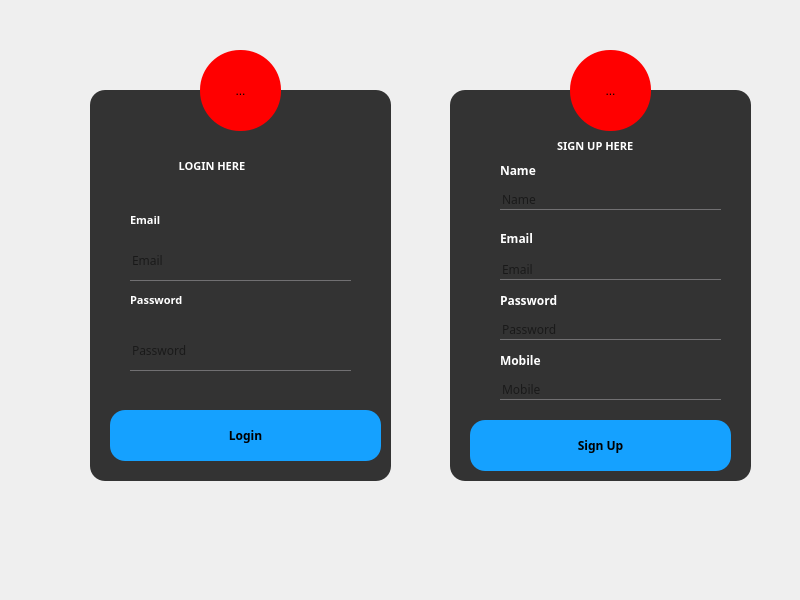
    <widget class="QWidget" name="login">
     <property name="minimumSize">
      <size>
       <width>800</width>
       <height>600</height>
      </size>
     </property>
     <property name="styleSheet">
      <string notr="true">background-image: url(:/new/prefix1/Pic/hotelpic.jpg);</string>
     </property>
     <widget class="QFrame" name="frame">
      <property name="geometry">
       <rect>
        <x>90</x>
        <y>90</y>
        <width>301</width>
        <height>391</height>
       </rect>
      </property>
      <property name="styleSheet">
       <string notr="true">*{
font-family:century gothic
}
QFrame{
background:#333;
border-radius:15px;
}</string>
      </property>
      <property name="frameShape">
       <enum>QFrame::StyledPanel</enum>
      </property>
      <property name="frameShadow">
       <enum>QFrame::Raised</enum>
      </property>
      <property name="midLineWidth">
       <number>0</number>
      </property>
      <widget class="QLabel" name="label">
       <property name="geometry">
        <rect>
         <x>80</x>
         <y>60</y>
         <width>121</width>
         <height>31</height>
        </rect>
       </property>
       <property name="font">
        <font>
         <family>century gothic</family>
         <pointsize>8</pointsize>
         <weight>75</weight>
         <bold>true</bold>
        </font>
       </property>
       <property name="styleSheet">
        <string notr="true">QLabel
{
color:white;
background:transparent;
}</string>
       </property>
       <property name="text">
        <string>   LOGIN HERE</string>
       </property>
      </widget>
      <widget class="QLineEdit" name="login_email_input">
       <property name="geometry">
        <rect>
         <x>40</x>
         <y>150</y>
         <width>221</width>
         <height>41</height>
        </rect>
       </property>
       <property name="styleSheet">
        <string notr="true">QLineEdit
{
background:transparent;
border:none;
colour:#717072;
border-bottom:1px solid #717072;
}</string>
       </property>
       <property name="placeholderText">
        <string>Email</string>
       </property>
      </widget>
      <widget class="QLineEdit" name="login_password_input">
       <property name="geometry">
        <rect>
         <x>40</x>
         <y>240</y>
         <width>221</width>
         <height>41</height>
        </rect>
       </property>
       <property name="styleSheet">
        <string notr="true">QLineEdit
{
background:transparent;
border:none;
colour:#717072;
border-bottom:1px solid #717072;
}</string>
       </property>
       <property name="echoMode">
        <enum>QLineEdit::Password</enum>
       </property>
       <property name="placeholderText">
        <string>Password</string>
       </property>
      </widget>
      <widget class="QLabel" name="label_2">
       <property name="geometry">
        <rect>
         <x>40</x>
         <y>200</y>
         <width>151</width>
         <height>20</height>
        </rect>
       </property>
       <property name="font">
        <font>
         <family>century gothic</family>
         <pointsize>8</pointsize>
         <weight>75</weight>
         <bold>true</bold>
        </font>
       </property>
       <property name="styleSheet">
        <string notr="true">QLabel
{
color:white;
background:transparent;
}</string>
       </property>
       <property name="text">
        <string>Password</string>
       </property>
      </widget>
      <widget class="QLabel" name="label_26">
       <property name="geometry">
        <rect>
         <x>40</x>
         <y>120</y>
         <width>151</width>
         <height>20</height>
        </rect>
       </property>
       <property name="font">
        <font>
         <family>century gothic</family>
         <pointsize>8</pointsize>
         <weight>75</weight>
         <bold>true</bold>
        </font>
       </property>
       <property name="styleSheet">
        <string notr="true">QLabel
{
color:white;
background:transparent;
}</string>
       </property>
       <property name="text">
        <string>Email</string>
       </property>
      </widget>
      <widget class="QPushButton" name="login_2">
       <property name="geometry">
        <rect>
         <x>20</x>
         <y>320</y>
         <width>271</width>
         <height>51</height>
        </rect>
       </property>
       <property name="font">
        <font>
         <family>century gothic</family>
         <weight>75</weight>
         <bold>true</bold>
        </font>
       </property>
       <property name="styleSheet">
        <string notr="true">QPushButton
{
background:red;
border-radius:60px;
}
QPushButton
{
background:#15a1ff;
border-radius:15px;
}
QPushButton:hover
{
border-radius:15px;
background:blue;
}</string>
       </property>
       <property name="text">
        <string>Login</string>
       </property>
       <property name="iconSize">
        <size>
         <width>20</width>
         <height>20</height>
        </size>
       </property>
      </widget>
     </widget>
     <widget class="QToolButton" name="toolButton">
      <property name="geometry">
       <rect>
        <x>200</x>
        <y>50</y>
        <width>81</width>
        <height>81</height>
       </rect>
      </property>
      <property name="styleSheet">
       <string notr="true">QToolButton
{
background:red;
border-radius:40px;
}</string>
      </property>
      <property name="text">
       <string>...</string>
      </property>
      <property name="icon">
       <iconset resource="pic.qrc">
        <normaloff>:/new/prefix1/Pic/17241-200.png</normaloff>:/new/prefix1/Pic/17241-200.png</iconset>
      </property>
      <property name="iconSize">
       <size>
        <width>70</width>
        <height>90</height>
       </size>
      </property>
      <property name="autoExclusive">
       <bool>false</bool>
      </property>
     </widget>
     <widget class="QFrame" name="frame_2">
      <property name="geometry">
       <rect>
        <x>450</x>
        <y>90</y>
        <width>301</width>
        <height>391</height>
       </rect>
      </property>
      <property name="styleSheet">
       <string notr="true">*{
font-family:century gothic
}
QFrame{
background:#333;
border-radius:15px;
}</string>
      </property>
      <property name="frameShape">
       <enum>QFrame::StyledPanel</enum>
      </property>
      <property name="frameShadow">
       <enum>QFrame::Raised</enum>
      </property>
      <widget class="QPushButton" name="singup">
       <property name="geometry">
        <rect>
         <x>20</x>
         <y>330</y>
         <width>261</width>
         <height>51</height>
        </rect>
       </property>
       <property name="font">
        <font>
         <family>century gothic</family>
         <weight>75</weight>
         <bold>true</bold>
        </font>
       </property>
       <property name="styleSheet">
        <string notr="true">QPushButton
{
background:red;
border-radius:60px;
}
QPushButton
{
background:#15a1ff;
border-radius:15px;
}
QPushButton:hover
{
border-radius:15px;
background:blue;
}</string>
       </property>
       <property name="text">
        <string>Sign Up</string>
       </property>
      </widget>
      <widget class="QLineEdit" name="signup_name_input">
       <property name="geometry">
        <rect>
         <x>50</x>
         <y>100</y>
         <width>221</width>
         <height>20</height>
        </rect>
       </property>
       <property name="styleSheet">
        <string notr="true">QLineEdit
{
background:transparent;
border:none;
colour:#717072;
border-bottom:1px solid #717072;
}</string>
       </property>
       <property name="placeholderText">
        <string>Name</string>
       </property>
      </widget>
      <widget class="QLineEdit" name="signup_email_input">
       <property name="geometry">
        <rect>
         <x>50</x>
         <y>170</y>
         <width>221</width>
         <height>20</height>
        </rect>
       </property>
       <property name="styleSheet">
        <string notr="true">QLineEdit
{
background:transparent;
border:none;
colour:#717072;
border-bottom:1px solid #717072;
}</string>
       </property>
       <property name="placeholderText">
        <string>Email</string>
       </property>
      </widget>
      <widget class="QLineEdit" name="signup_password_input">
       <property name="geometry">
        <rect>
         <x>50</x>
         <y>230</y>
         <width>221</width>
         <height>20</height>
        </rect>
       </property>
       <property name="styleSheet">
        <string notr="true">QLineEdit
{
background:transparent;
border:none;
colour:#717072;
border-bottom:1px solid #717072;
}</string>
       </property>
       <property name="echoMode">
        <enum>QLineEdit::Password</enum>
       </property>
       <property name="placeholderText">
        <string>Password</string>
       </property>
      </widget>
      <widget class="QLineEdit" name="signup_contect_input">
       <property name="geometry">
        <rect>
         <x>50</x>
         <y>290</y>
         <width>221</width>
         <height>20</height>
        </rect>
       </property>
       <property name="styleSheet">
        <string notr="true">QLineEdit
{
background:transparent;
border:none;
colour:#717072;
border-bottom:1px solid #717072;
}
</string>
       </property>
       <property name="placeholderText">
        <string>Mobile</string>
       </property>
      </widget>
      <widget class="QLabel" name="label_11">
       <property name="geometry">
        <rect>
         <x>50</x>
         <y>260</y>
         <width>161</width>
         <height>21</height>
        </rect>
       </property>
       <property name="font">
        <font>
         <family>century gothic</family>
         <weight>75</weight>
         <bold>true</bold>
        </font>
       </property>
       <property name="styleSheet">
        <string notr="true">QLabel
{
color:white;
background:transparent;
}</string>
       </property>
       <property name="text">
        <string>Mobile </string>
       </property>
      </widget>
      <widget class="QLabel" name="label_5">
       <property name="geometry">
        <rect>
         <x>50</x>
         <y>200</y>
         <width>161</width>
         <height>20</height>
        </rect>
       </property>
       <property name="font">
        <font>
         <family>century gothic</family>
         <weight>75</weight>
         <bold>true</bold>
        </font>
       </property>
       <property name="styleSheet">
        <string notr="true">QLabel
{
color:white;
background:transparent;
}</string>
       </property>
       <property name="text">
        <string>Password </string>
       </property>
      </widget>
      <widget class="QLabel" name="label_4">
       <property name="geometry">
        <rect>
         <x>50</x>
         <y>140</y>
         <width>121</width>
         <height>16</height>
        </rect>
       </property>
       <property name="font">
        <font>
         <family>century gothic</family>
         <weight>75</weight>
         <bold>true</bold>
        </font>
       </property>
       <property name="styleSheet">
        <string notr="true">QLabel
{
color:white;
background:transparent;
}</string>
       </property>
       <property name="text">
        <string>Email  </string>
       </property>
      </widget>
      <widget class="QLabel" name="label_3">
       <property name="geometry">
        <rect>
         <x>50</x>
         <y>70</y>
         <width>121</width>
         <height>20</height>
        </rect>
       </property>
       <property name="font">
        <font>
         <family>century gothic</family>
         <weight>75</weight>
         <bold>true</bold>
        </font>
       </property>
       <property name="styleSheet">
        <string notr="true">QLabel
{
color:white;
background:transparent;
}</string>
       </property>
       <property name="text">
        <string>Name  </string>
       </property>
      </widget>
      <widget class="QLabel" name="label_25">
       <property name="geometry">
        <rect>
         <x>90</x>
         <y>40</y>
         <width>141</width>
         <height>31</height>
        </rect>
       </property>
       <property name="font">
        <font>
         <family>century gothic</family>
         <pointsize>8</pointsize>
         <weight>75</weight>
         <bold>true</bold>
        </font>
       </property>
       <property name="styleSheet">
        <string notr="true">QLabel
{
color:white;
background:transparent;
}</string>
       </property>
       <property name="text">
        <string>      SIGN UP HERE</string>
       </property>
      </widget>
     </widget>
     <widget class="QToolButton" name="toolButton_2">
      <property name="geometry">
       <rect>
        <x>570</x>
        <y>50</y>
        <width>81</width>
        <height>81</height>
       </rect>
      </property>
      <property name="styleSheet">
       <string notr="true">QToolButton
{
background:red;
border-radius:40px;
}</string>
      </property>
      <property name="text">
       <string>...</string>
      </property>
      <property name="icon">
       <iconset resource="pic.qrc">
        <normaloff>:/new/prefix1/Pic/17241-200.png</normaloff>:/new/prefix1/Pic/17241-200.png</iconset>
      </property>
      <property name="iconSize">
       <size>
        <width>70</width>
        <height>90</height>
       </size>
      </property>
      <property name="autoExclusive">
       <bool>false</bool>
      </property>
     </widget>
    </widget>
